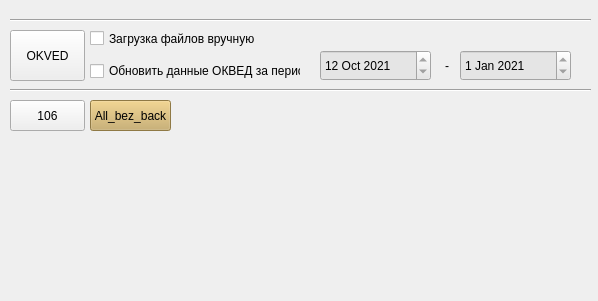
<?xml version="1.0" encoding="UTF-8"?>
<ui version="4.0">
 <class>MainWindow</class>
 <widget class="QMainWindow" name="MainWindow">
  <property name="geometry">
   <rect>
    <x>0</x>
    <y>0</y>
    <width>598</width>
    <height>301</height>
   </rect>
  </property>
  <property name="mouseTracking">
   <bool>false</bool>
  </property>
  <property name="tabletTracking">
   <bool>false</bool>
  </property>
  <property name="contextMenuPolicy">
   <enum>Qt::PreventContextMenu</enum>
  </property>
  <property name="windowTitle">
   <string>MainWindow</string>
  </property>
  <property name="layoutDirection">
   <enum>Qt::LeftToRight</enum>
  </property>
  <property name="tabShape">
   <enum>QTabWidget::Rounded</enum>
  </property>
  <widget class="QWidget" name="centralwidget">
   <widget class="QPushButton" name="load106">
    <property name="geometry">
     <rect>
      <x>10</x>
      <y>100</y>
      <width>75</width>
      <height>31</height>
     </rect>
    </property>
    <property name="text">
     <string>106</string>
    </property>
   </widget>
   <widget class="QPushButton" name="OKVED">
    <property name="geometry">
     <rect>
      <x>10</x>
      <y>30</y>
      <width>75</width>
      <height>51</height>
     </rect>
    </property>
    <property name="text">
     <string>OKVED</string>
    </property>
   </widget>
   <widget class="QDateEdit" name="dateStart">
    <property name="geometry">
     <rect>
      <x>320</x>
      <y>50</y>
      <width>111</width>
      <height>31</height>
     </rect>
    </property>
    <property name="styleSheet">
     <string notr="true">background-color: rgb(229, 229, 229)</string>
    </property>
    <property name="readOnly">
     <bool>true</bool>
    </property>
    <property name="dateTime">
     <datetime>
      <hour>0</hour>
      <minute>0</minute>
      <second>0</second>
      <year>2021</year>
      <month>10</month>
      <day>12</day>
     </datetime>
    </property>
    <property name="date">
     <date>
      <year>2021</year>
      <month>10</month>
      <day>12</day>
     </date>
    </property>
   </widget>
   <widget class="QDateEdit" name="dateEnd">
    <property name="geometry">
     <rect>
      <x>460</x>
      <y>50</y>
      <width>111</width>
      <height>31</height>
     </rect>
    </property>
    <property name="styleSheet">
     <string notr="true">background-color: rgb(229, 229, 229)</string>
    </property>
    <property name="readOnly">
     <bool>true</bool>
    </property>
    <property name="date">
     <date>
      <year>2021</year>
      <month>1</month>
      <day>1</day>
     </date>
    </property>
   </widget>
   <widget class="QCheckBox" name="chekUpdate">
    <property name="enabled">
     <bool>true</bool>
    </property>
    <property name="geometry">
     <rect>
      <x>90</x>
      <y>61</y>
      <width>211</width>
      <height>20</height>
     </rect>
    </property>
    <property name="text">
     <string>Обновить данные ОКВЕД за период</string>
    </property>
    <property name="iconSize">
     <size>
      <width>1</width>
      <height>1</height>
     </size>
    </property>
    <property name="checkable">
     <bool>true</bool>
    </property>
    <property name="checked">
     <bool>false</bool>
    </property>
    <property name="autoRepeat">
     <bool>false</bool>
    </property>
   </widget>
   <widget class="QLabel" name="label">
    <property name="geometry">
     <rect>
      <x>445</x>
      <y>50</y>
      <width>21</width>
      <height>31</height>
     </rect>
    </property>
    <property name="text">
     <string>-</string>
    </property>
   </widget>
   <widget class="QCheckBox" name="checkManual">
    <property name="enabled">
     <bool>true</bool>
    </property>
    <property name="geometry">
     <rect>
      <x>90</x>
      <y>30</y>
      <width>242</width>
      <height>17</height>
     </rect>
    </property>
    <property name="styleSheet">
     <string notr="true"/>
    </property>
    <property name="text">
     <string>Загрузка файлов вручную</string>
    </property>
   </widget>
   <widget class="Line" name="line">
    <property name="geometry">
     <rect>
      <x>10</x>
      <y>80</y>
      <width>581</width>
      <height>21</height>
     </rect>
    </property>
    <property name="orientation">
     <enum>Qt::Horizontal</enum>
    </property>
   </widget>
   <widget class="Line" name="line_2">
    <property name="geometry">
     <rect>
      <x>10</x>
      <y>10</y>
      <width>581</width>
      <height>21</height>
     </rect>
    </property>
    <property name="orientation">
     <enum>Qt::Horizontal</enum>
    </property>
   </widget>
   <widget class="QPushButton" name="pushButton_All_bez_back">
    <property name="geometry">
     <rect>
      <x>90</x>
      <y>100</y>
      <width>81</width>
      <height>31</height>
     </rect>
    </property>
    <property name="styleSheet">
     <string notr="true">background-color: rgb(200, 169, 96)</string>
    </property>
    <property name="text">
     <string>All_bez_back</string>
    </property>
   </widget>
  </widget>
 </widget>
 <resources/>
 <connections/>
</ui>
